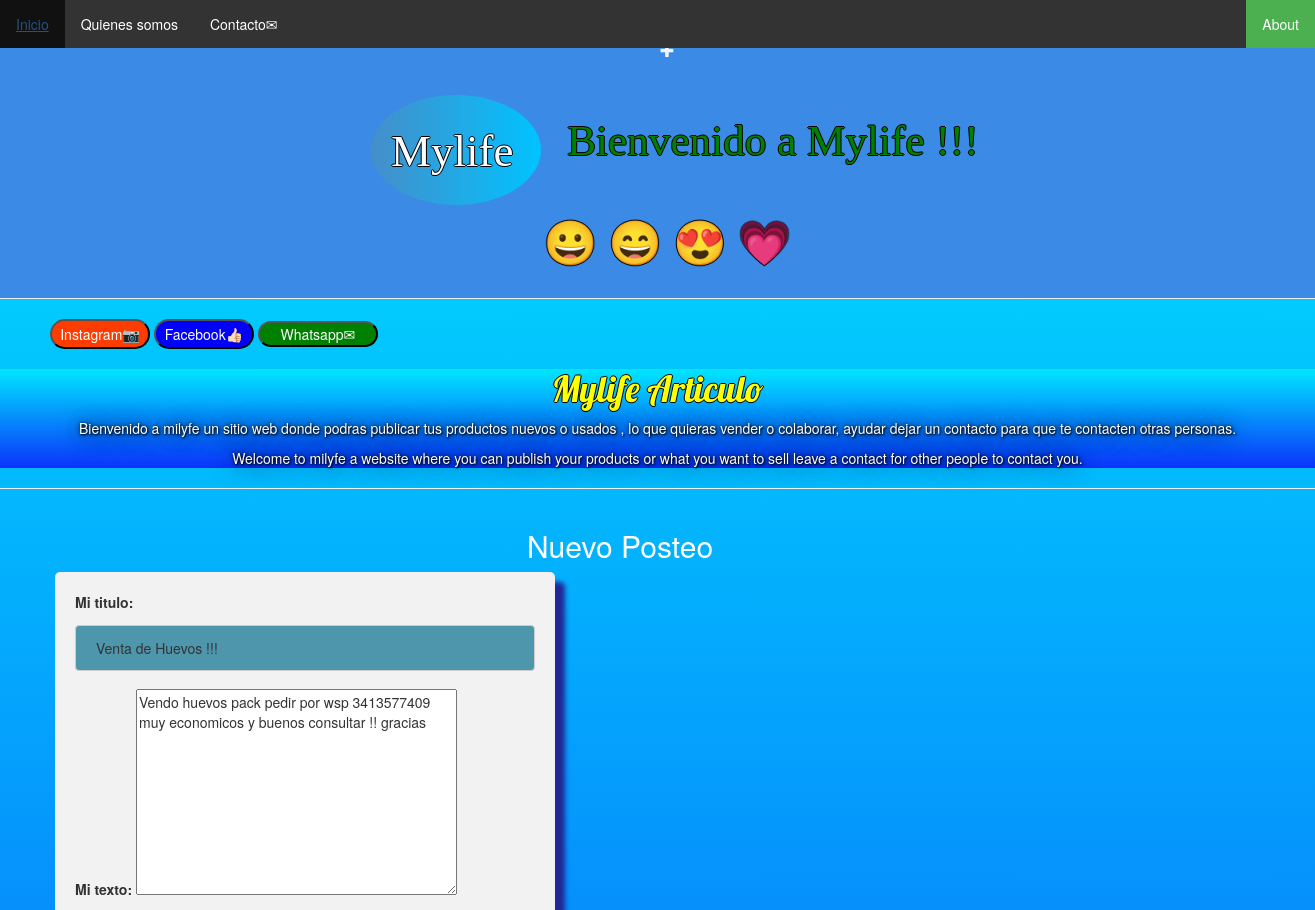
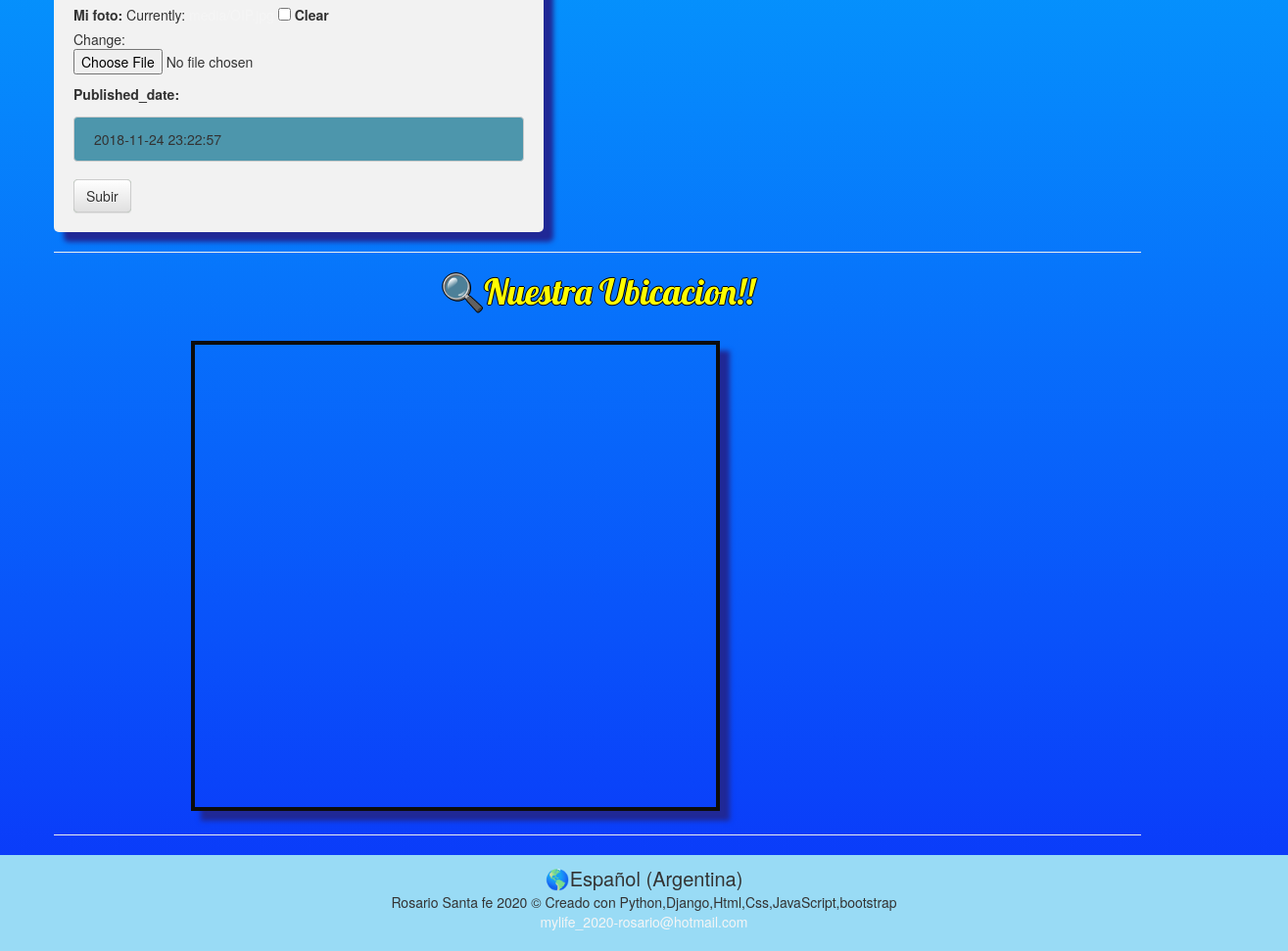
Page /post/13/edit/ (signed in) on the committed database (2 pictures, top to bottom).
### mylife/models.py (models this page shows, shortened)
class Publicacion(models.Model):
    persona = models.ForeignKey(Persona, on_delete=models.CASCADE)
    nombre_mio = models.CharField(max_length=10,default='')
    ciudad_mia = models.CharField(max_length=20,default='')
    mi_titulo = models.CharField(max_length=30)
    mi_texto = models.TextField(max_length=1000)
    mi_foto = models.ImageField(upload_to='media', null=True, blank=True)
    fecha_publicacion = models.DateTimeField('published_date')

### mylife/views.py (the view)
# urls.py: path('post/<int:pk>/edit/', views.post_edit, name='post_edit'),
def post_edit(request, pk):
    post = get_object_or_404(Publicacion, pk=pk)
    if request.method == "POST":
        form = ComentarioForm(request.POST, instance=post)
        if form.is_valid():
            post = form.save(commit=False)
            post.author = request.user
            post.published_date = timezone.now()
            post.save()
            return redirect('post_detail', pk=post.pk)
    else:
        form = ComentarioForm(instance=post)
    return render(request, 'mylife/post_edit.html', {'form': form})

### mylife/forms.py
class ComentarioForm(forms.ModelForm):
    class Meta:
        model = Publicacion
        fields = ('mi_titulo', 'mi_texto' ,'mi_foto' , 'fecha_publicacion')

### mylife/templates/mylife/post_edit.html (shortened to what this page needs)
{% extends 'mylife/base.html' %}
{% block content %}
{% if user.is_authenticated %}
    <h2>Nuevo Posteo</h2>
    <form method="POST" class="post-form">
        {{ form.as_p }}
    <button type="submit" class="save btn btn-default">Subir</button>
    </form>
{% endif %}
{% endblock %}

### mylife/static/css/mylife.css (style rules this page uses)
body { padding-left: 0px; animation-name: mymove; background-color: rgb(153, 219, 245); animation: mymove 5s infinite; background: linear-gradient(to top, #0b33f9, #00e7ff); position: relative; }
input[type=text] { width: 100%; padding: 12px 20px; margin: 8px 0; display: inline-block; border: 1px solid #ccc; border-radius: 4px; box-sizing: border-box; background-color: #4d96ac; }
button[type=submit] { background-color: #45a049; }
form { width: 500px; height: auto; border-radius: 5px; background-color: #f2f2f2; padding: 20px; box-shadow: 10px 10px 5px rgb(32, 40, 150); rotate: 2px; transition: width 6s, height 8s; position: relative; }
h2 { color: #ffffff; text-align: center; position: relative; left: 200px; }
a { color: #f5f5f5; text-decoration: none; }

### rows in the picture
Publicacion: mi_titulo "Venta de Huevos !!!", mi_texto "Vendo huevos pack pedir por wsp 3413577409 muy economicos y buenos consultar !! gracias", fecha_publicacion "2018-11-24 23:22:57"
